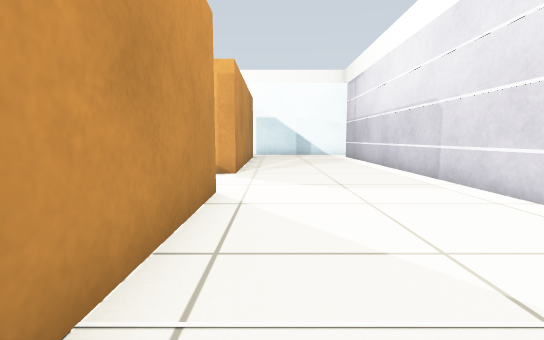
view 1 (above)

21 first-person views from a walk through a Gazebo world. The camera is 0.5 m above the floor, tilts 6° down and sees 85° across. The floor is counted in squares, 0.5 m on a side. Each view is taken from the middle of a square. On the plan, view 1 faces up. The plan holds only what a view shows up to about 12 squares ahead; the rest is blank.

view 2
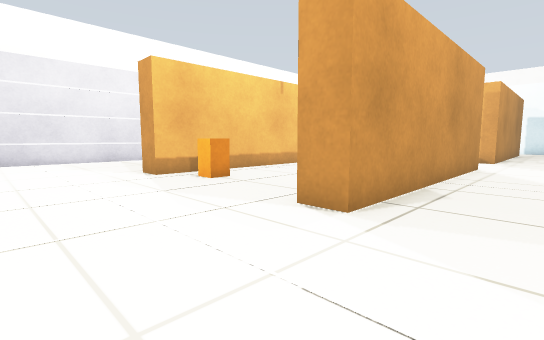

view 3
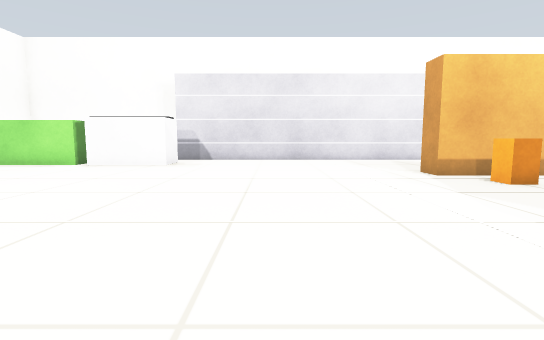

view 4
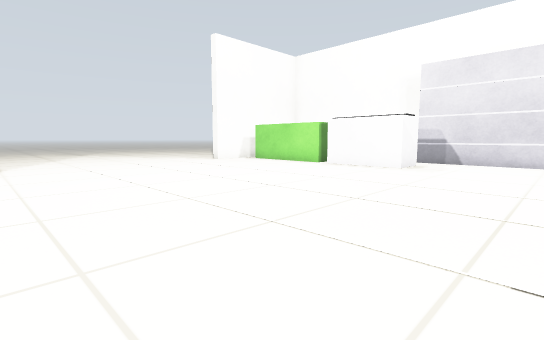

view 5
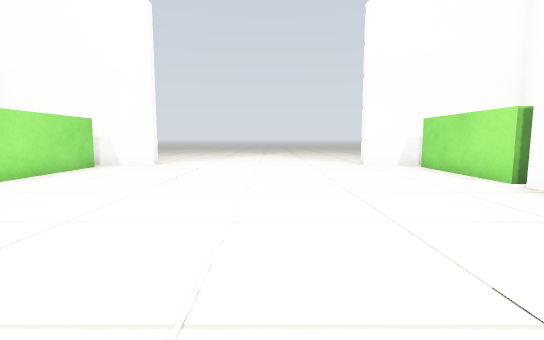

view 6
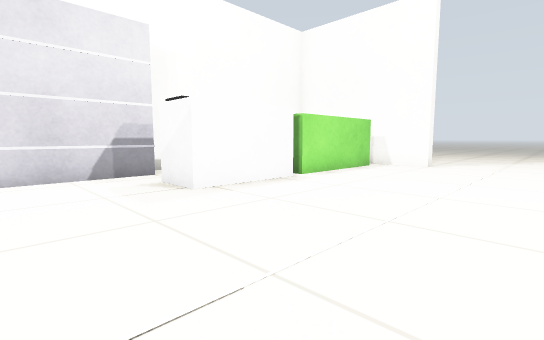

view 7
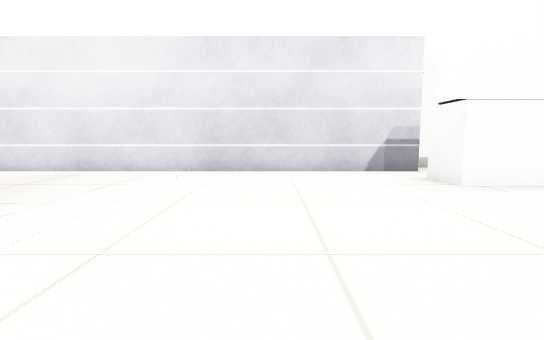

view 8
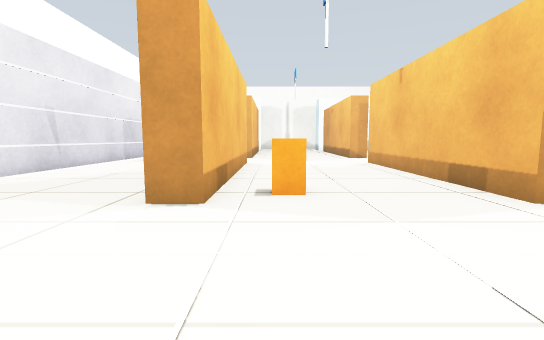

view 9
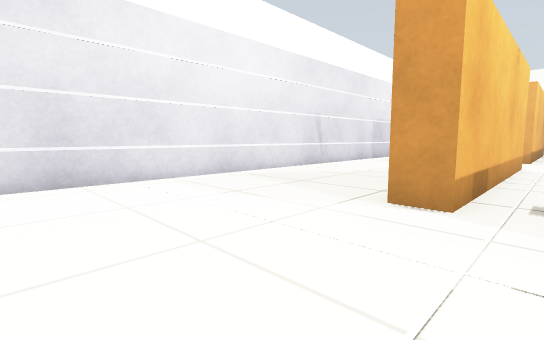

view 10
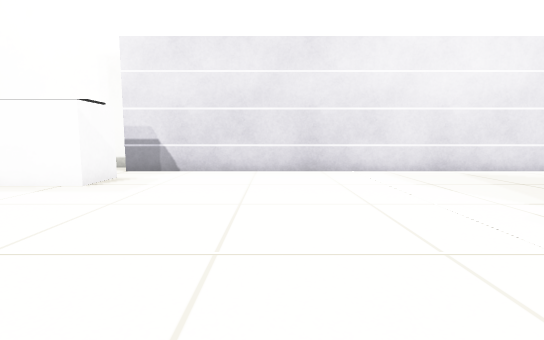

view 11
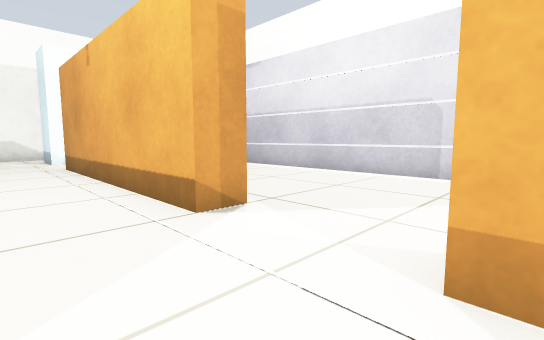

view 12
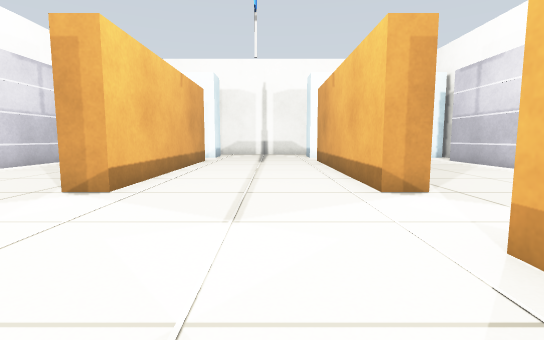

view 13
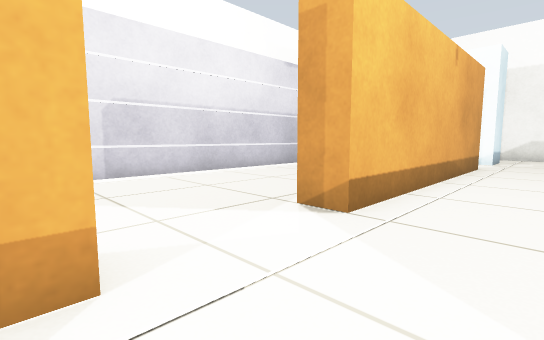

view 14
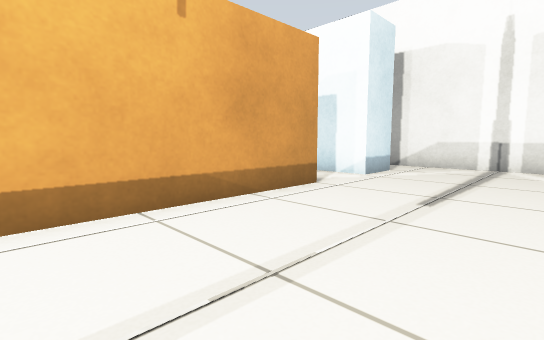

view 15
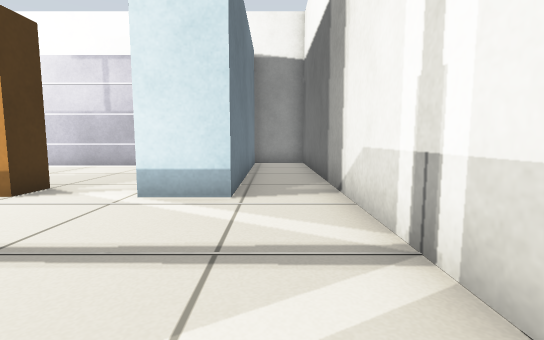

view 16
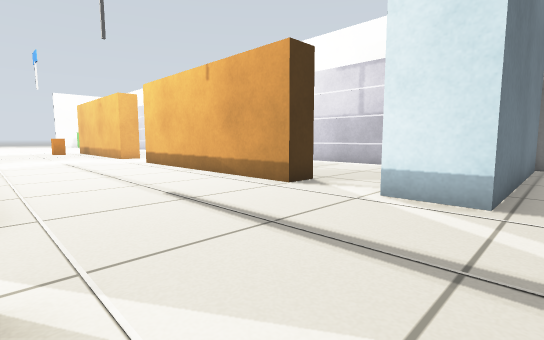

view 17
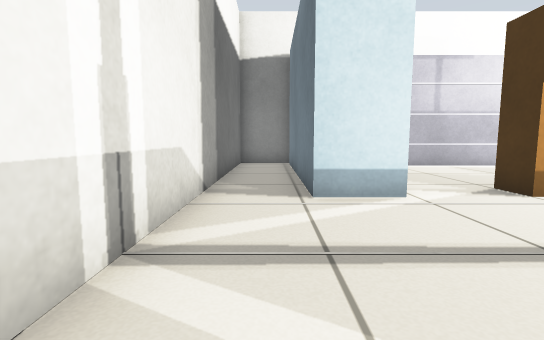

view 18
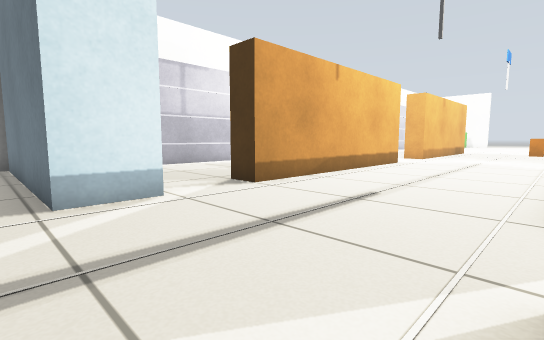

view 19
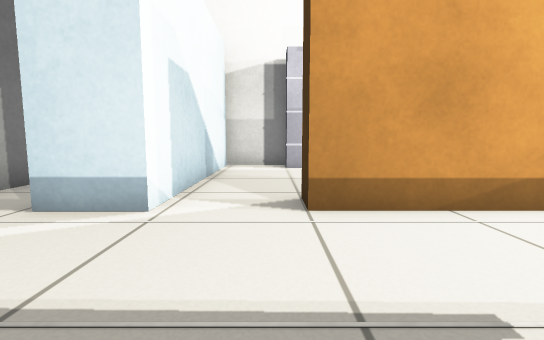

view 20
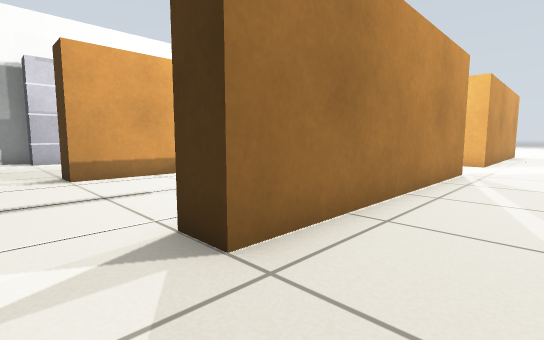

view 21
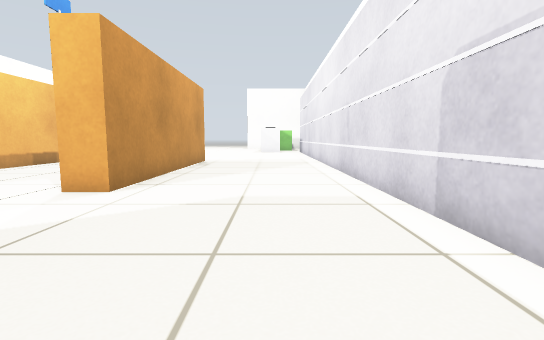

### Floor plan
Key: @ floor where view 1 was taken; # wall or solid block; . floor; B orange box; W white box; G green box; O other object.
Columns run from 15 left of view 1 to 5 right of it. Each row starts with its distance up from view 1.
 22  ####################
 21  ...................
 20  WWWWWWWW....WWWWWWWW
 19       WWW....WWWWWWWW
 18      ...............#
 17     ................#
 16   #....##....##....##
 15   #....##....#  ...#
 14   #....##....#   ..#
 13   #....##....#   ..#
 12   #....##....##....#
 11   #....##....##....#
 10   #....##....##....#
  9   #....##....##....#
  8   #................#
  7   #................#
  6   #................#
  5   #....##....##....#
  4   #....##....##....
  3   #....##....##....
  2   #....##....##...
  1   #....##....##..  #
  0   #....##....##@...#
 -1   #....##B...##....#
 -2   #....##B...##....#
 -3   #................#
 -4   #................#
 -5   #................#
 -6   #................#
 -7   #................#
 -8   #................#
 -9   #................#
-10   #................#
-11   #.OW..........WO.##
-12 #.. OW..........WO .#
-13 #   OW..........WO  #
-14 #   OW..........WO  #
-15 #   G............G  #
-16 #   G............G  #
-17     G............G
-18     G............G
-19      ............
-20   #####........#####
-21             ...

Where each view was taken, in squares from view 1:
view 1: 0 up, 0 right, facing up
view 2: 6 down, 1 right, facing up-left
view 3: 7 down, 1 right, facing left
view 4: 7 down, 0 right, facing down-left
view 5: 8 down, 5 left, facing down
view 6: 8 down, 4 left, facing down-right
view 7: 7 down, 5 left, facing right
view 8: 7 down, 6 left, facing up
view 9: 7 down, 6 left, facing up-left
view 10: 7 down, 4 left, facing left
view 11: 5 up, 4 left, facing up-right
view 12: 3 up, 4 left, facing up
view 13: 5 up, 5 left, facing up-left
view 14: 11 up, 3 left, facing up-left
view 15: 21 up, 2 left, facing left
view 16: 21 up, 2 left, facing down-left
view 17: 21 up, 7 left, facing right
view 18: 21 up, 7 left, facing down-right
view 19: 17 up, 6 left, facing right
view 20: 18 up, 10 left, facing down-right
view 21: 11 up, 11 left, facing down
